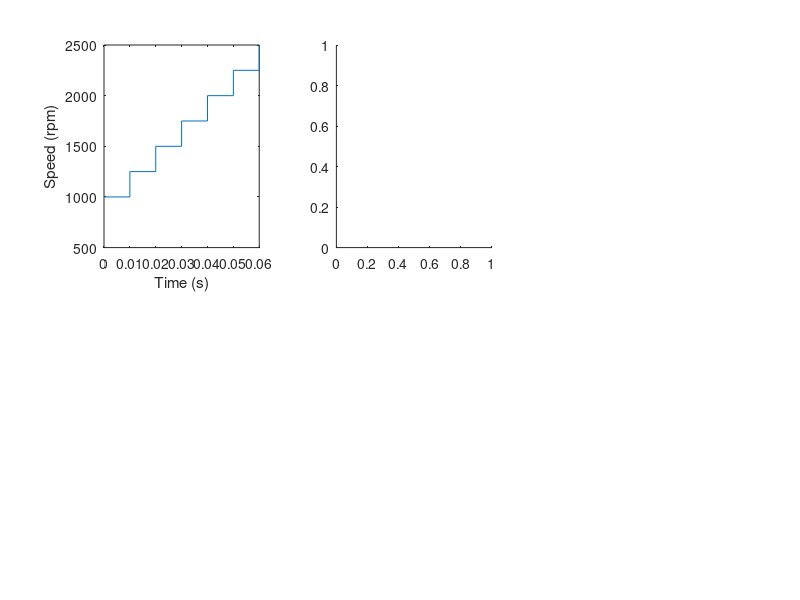

MATLAB code to generate this figure: (Note: this script raises an error after producing the figure.)
% clc;clear all;
% max=2000;
% MMF(1:max+1)=-max/2:max/2;
% K1=1;
% K1exp=0.0002;
% K2=2;
% K2exp=0.0002;
% 
% ind=1;
% 
% for ind=1:max+1
%         Ea(ind)=(150)*(1+exp(-K1exp*MMF(ind))*K1-exp(-K2exp*MMF(ind))*K2);
% end
% %Ea(ind)=150+exp(-0.005*u(1))*150-exp(-0.005*u(1))*300;
% %Ea(ind)=u(1)*0.13-u(1)*u(1)*0.00003
% % plot(1:max+1,Ea)
% 
% 
% for ind=1:max+1
%         muap(ind)=10000*exp(-(abs(MMF(ind)-250))*(abs(MMF(ind)-250))/50000);
%         muan(ind)=-10000*exp(-(abs(MMF(ind)+250))*(abs(MMF(ind)+250))/50000);
% end
% 
% hold on;
% plot((-max/2):1:(max/2),muap)
% %plot((-max/2):1:(max/2),muan,'r')
% grid on;
% xlabel('H (A/m)');
% ylabel('Magnetic Susceptibility \chi_m');
% %legend('\chi_m^+','\chi_m^-')

% B(1)=0;
% Hmax=1000;
% Happ=[0:Hmax/4 Hmax:-1:(-Hmax) (-Hmax):1:(Hmax)];
% hold on;
% for ind=2:length(Happ)
%     if (Happ(ind)>Happ(ind-1))
%         munet=(muap(Happ(ind)+(Hmax+1))+1);
%         dB=(Happ(ind)-Happ(ind-1))*munet*(4*pi*1e-7);
%     else
%         munet=(muan(Happ(ind)+(Hmax+1))+1);
%         dB=(-Happ(ind)+Happ(ind-1))*munet*(4*pi*1e-7);
%     end
%     B(ind)=B(ind-1)+dB;
% end
% 
% plot(Happ,B);
% grid('on');
% xlabel('H (A/m)');
% ylabel('B (T)');

subplot(2,3,1)
stairs(0:0.01:0.06,1000:250:2500);
xlabel('Time (s)');ylabel('Speed (rpm)');axis([0 0.06 500 2500]);
subplot(2,3,2)
plot(IF.time,IF.signals().values)
xlabel('Time (s)');ylabel('IFshunt (A)');axis([0 0.06 1 2.5]);
subplot(2,3,3)
plot(IA.time,IA.signals().values)
xlabel('Time (s)');ylabel('IFSeries (A)');axis([0 0.06 1 2.5]);
subplot(2,3,4)
plot(PermeanceVm.time,PermeanceVm.signals().values)
xlabel('Time (s)');ylabel('Net MMF(A.t)');axis([0 0.06 3000 7000]);
subplot(2,3,5)
plot(EA.time,EA.signals().values)
xlabel('Time (s)');ylabel('Net EMF(V)');axis([0 0.06 20 50]);
subplot(2,3,6)
plot(VT.time,VT.signals().values)
xlabel('Time (s)');ylabel('Terminal Voltage (V)');axis([0 0.06 20 50]);

% subplot(2,1,1)
% mmf=ScopeData5.signals(1,1).values;
% emf=ScopeData5.signals(1,5).values;
% plot(mmf,emf);
% ylabel('Generated EMF (V)');xlabel('Net MMF (A)');
%axis([400 2200 0 150]);
% subplot(2,1,2)
% plot(ScopeData5.time,ScopeData5.signals(1,5).values)
% xlabel('Time (s)');ylabel('Terminal Voltage (V)');%axis([0 0.04 50 150]);
